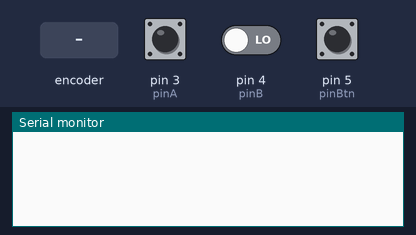
Bench run of a sketch on a simulated Arduino Uno, built with avr-gcc and run on an emulated ATmega328P. Shown: the last lines printed to the serial monitor. The test bench sets the inputs (shaded band); at power-on: pin 5 (pinBtn) HIGH, pin 3 (pinA) HIGH, pin 4 (pinB) LOW.

Above: at 1.2 s.
1.3 s: rotary encoder on pin 3 (pinA) / pin 4 (pinB) turned 1 step (first pin leading)
At 2.6 s:
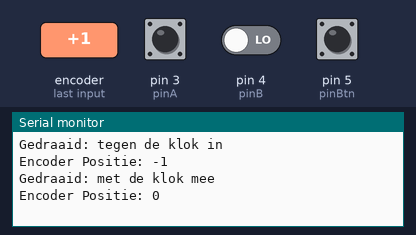
3.0 s: pin 5 (pinBtn) pulled LOW for 0.15 s
At 4.1 s:
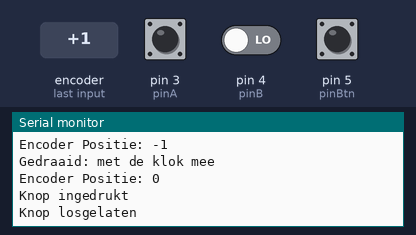
4.6 s: rotary encoder on pin 3 (pinA) / pin 4 (pinB) turned 1 step (first pin leading)
At 5.1 s:
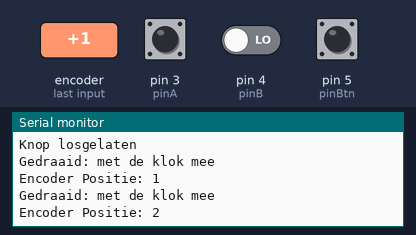
Timing chart, 0 to 7.6 s (numbered marks = the images above; inputs shaded):
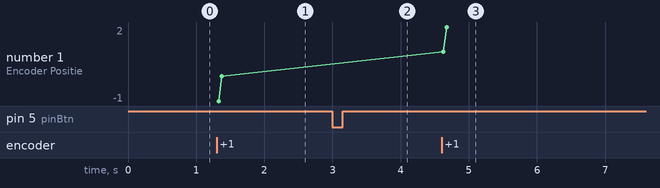

Measured:
- after the input at 1.3 s, the serial monitor: prints a new line at once (image 1)
- after the input at 3.0 s, the serial monitor: prints a new line at once (image 2)
- after the input at 4.6 s, the serial monitor: prints a new line at once (image 3)
- plotted number 1: 0 → 2 after the input at 4.6 s

The sketch:

RotaryPop.ino
```cpp
int pinA = 3; // Verbonden met CLK
int pinB = 4; // Verbonden met DT
int pinBtn = 5; // Verbonden met SW
int encoderPosCount = 0;
int pinALast;
int aVal;
boolean bCW;
boolean btnPressed = false;

void setup() {
  pinMode(pinA, INPUT);
  pinMode(pinB, INPUT);
  pinMode(pinBtn, INPUT_PULLUP);
  /* Lees Pin A uit
  De huidige staat van de pin reflecteert de laatste positie
  */
  pinALast = digitalRead(pinA);
  Serial.begin(9600);
}

void loop() {
  aVal = digitalRead(pinA);
  if (aVal != pinALast){ // Dit betekent dat de knop gedraaid wordt
    // We moeten de draairichting bepalen door Pin B uit te lezen
    if (digitalRead(pinB) != aVal) { // Dit betekent dat Pin A als eerste is veranderd - we draaien met de klok mee
      encoderPosCount ++;
      bCW = true;
    } else { // Anders is Pin B als eerste veranderd en draaien we tegen de klok in
      bCW = false;
      encoderPosCount--;
    }
    Serial.print("Gedraaid: ");
    if (bCW){
      Serial.println("met de klok mee");
    }else{
      Serial.println("tegen de klok in");
    }
    Serial.print("Encoder Positie: ");
    Serial.println(encoderPosCount);
  }
  pinALast = aVal;

  if(digitalRead(pinBtn) == LOW && !btnPressed){ // Dit betekent dat de knop is ingedrukt
    btnPressed = true;
    Serial.println("Knop ingedrukt");
  } else if (digitalRead(pinBtn) == HIGH && btnPressed){ // Dit betekent dat de knop is losgelaten
    btnPressed = false;
    Serial.println("Knop losgelaten");
  }
}
```
